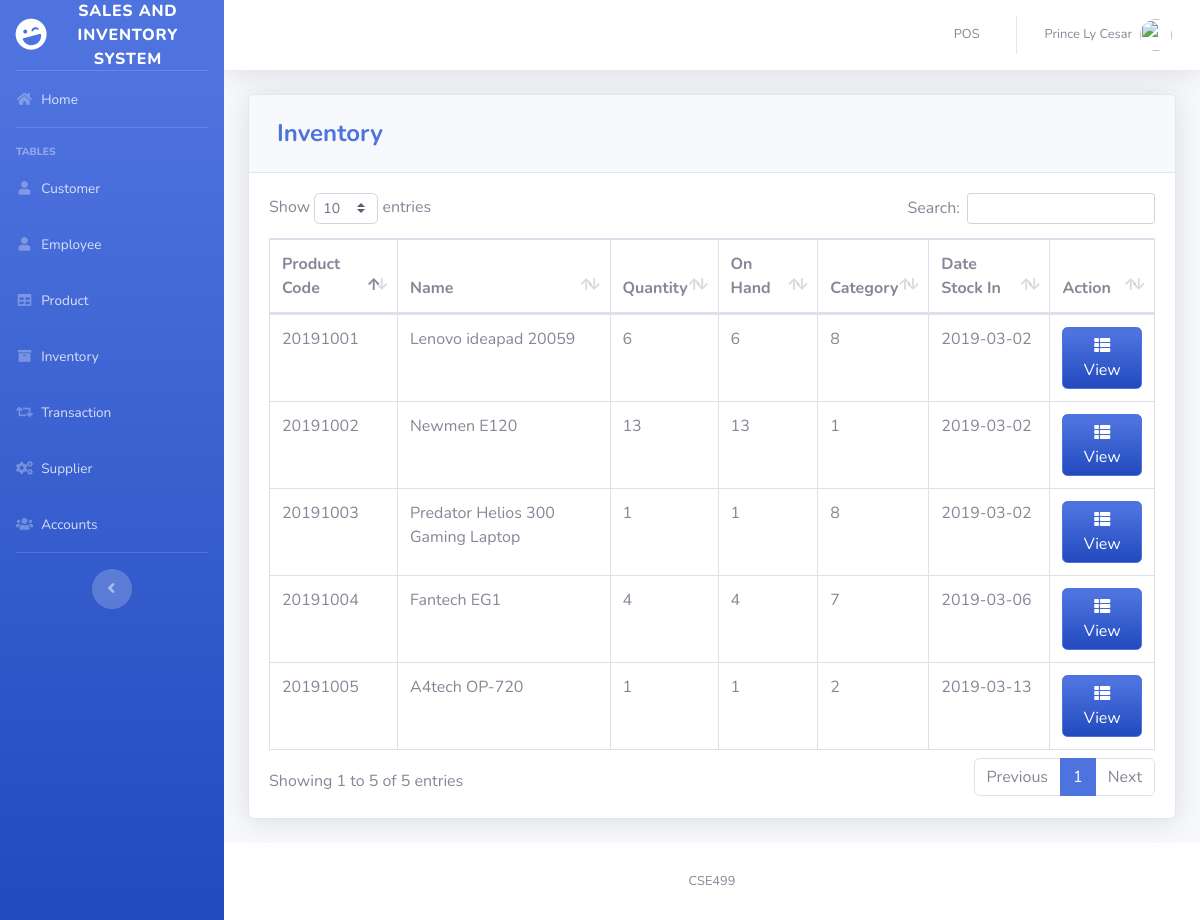
Page /pages/inventory.php (signed in) on the earlier database version.
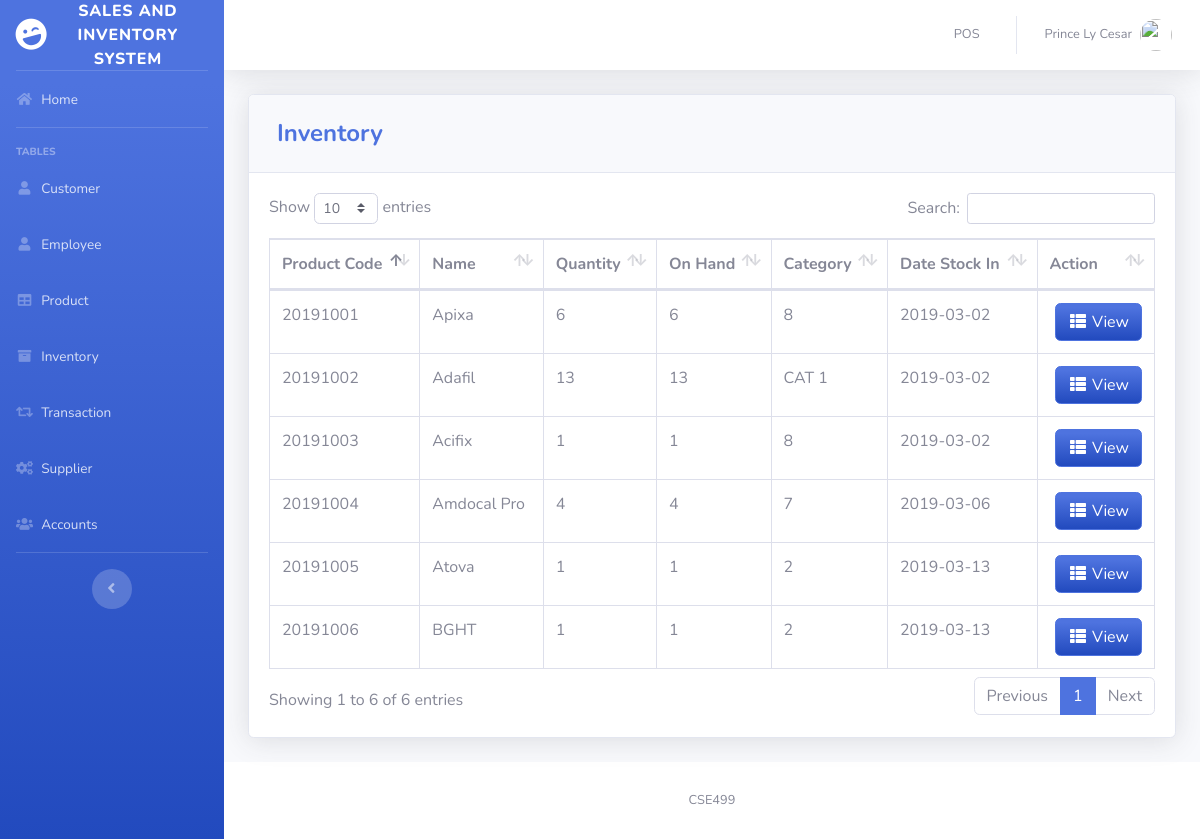
Same page on the later database version.
### tables this page shows
CREATE TABLE `product` (
  `PRODUCT_ID` int(11) NOT NULL,
  `PRODUCT_CODE` varchar(20) NOT NULL,
  `NAME` varchar(50) DEFAULT NULL,
  `DESCRIPTION` varchar(250) NOT NULL,
  `QTY_STOCK` int(50) DEFAULT NULL,
  `ON_HAND` int(250) NOT NULL,
  `PRICE` int(50) DEFAULT NULL,
  `CATEGORY_ID` int(11) DEFAULT NULL,
  `SUPPLIER_ID` int(11) DEFAULT NULL,
  `DATE_STOCK_IN` varchar(50) NOT NULL
);

CREATE TABLE `category` (
  `CATEGORY_ID` int(11) NOT NULL,
  `CNAME` varchar(50) DEFAULT NULL
);

### pages/inventory.php (the view, shortened to what this page needs)
<?php
include'../includes/connection.php';
include'../includes/sidebar.php';
?>
            <div class="card shadow mb-4">
            <div class="card-header py-3">
              <h4 class="m-2 font-weight-bold text-primary">Inventory</h4>
            </div>
            <div class="card-body">
              <div class="table-responsive">
                <table class="table table-bordered" id="dataTable" width="100%" cellspacing="0">
               <thead>
                   <tr>
                     <th>Product Code</th>
                     <th>Name</th>
                     <th>Quantity</th>
                     <th>On Hand</th>
                     <th>Category</th>
                     <th>Date Stock In</th>
                     <th>Action</th>
                   </tr>
               </thead>
          <tbody>
<?php
    $query = 'SELECT PRODUCT_ID, PRODUCT_CODE, NAME, COUNT(`QTY_STOCK`) AS "QTY_STOCK", COUNT(`ON_HAND`) AS "ON_HAND", CNAME, DATE_STOCK_IN FROM product p join category c on p.CATEGORY_ID=c.CATEGORY_ID GROUP BY PRODUCT_CODE';
        $result = mysqli_query($db, $query) or die (mysqli_error($db));
            while ($row = mysqli_fetch_assoc($result)) {
                echo '<tr>';
                echo '<td>'. $row['PRODUCT_CODE'].'</td>';
                echo '<td>'. $row['NAME'].'</td>';
                echo '<td>'. $row['QTY_STOCK'].'</td>';
                echo '<td>'. $row['ON_HAND'].'</td>';
                echo '<td>'. $row['CNAME'].'</td>';
                echo '<td>'. $row['DATE_STOCK_IN'].'</td>';
                      echo '<td align="right">
                              <a type="button" class="btn btn-primary bg-gradient-primary" href="inv_searchfrm.php?action=edit & id='.$row['PRODUCT_CODE'] . '"><i class="fas fa-fw fa-th-list"></i> View</a>
                          </div> </td>';
                        }
?>
                        </div>
                    </div>
<?php
include'../includes/footer.php';
?>

### includes/sidebar.php (shortened to what this page needs)
<!DOCTYPE html>
<html lang="en">
<head>
  <link href="../vendor/fontawesome-free/css/all.min.css" rel="stylesheet" type="text/css">
  <link href="../css/sb-admin-2.min.css" rel="stylesheet">
  <link href="../vendor/datatables/dataTables.bootstrap4.min.css" rel="stylesheet">
</head>
<body id="page-top">
  <div id="wrapper">
    <ul class="navbar-nav bg-gradient-primary sidebar sidebar-dark accordion" id="accordionSidebar">
      <a class="sidebar-brand d-flex align-items-center justify-content-center" href="index.php">
        <div class="sidebar-brand-icon rotate-n-15">
          <i class="fas fa-laugh-wink"></i>
        </div>
        <div class="sidebar-brand-text mx-3">Sales and Inventory System</div>
      </a>
      <hr class="sidebar-divider my-0">
      <li class="nav-item">
        <a class="nav-link" href="index.php">
          <i class="fas fa-fw fa-home"></i>
          <span>Home</span></a>
      </li>
      <hr class="sidebar-divider">
      <div class="sidebar-heading">
        Tables
      </div>
      <li class="nav-item">
        <a class="nav-link" href="customer.php">
          <i class="fas fa-fw fa-user"></i>
          <span>Customer</span></a>
      </li>
      <li class="nav-item">
        <a class="nav-link" href="employee.php">
          <i class="fas fa-fw fa-user"></i>
          <span>Employee</span></a>
      </li>
      <li class="nav-item">
        <a class="nav-link" href="product.php">
          <i class="fas fa-fw fa-table"></i>
          <span>Product</span></a>
      </li>
      <li class="nav-item">
        <a class="nav-link" href="inventory.php">
          <i class="fas fa-fw fa-archive"></i>
          <span>Inventory</span></a>
      </li>
      <li class="nav-item">
        <a class="nav-link" href="transaction.php">
          <i class="fas fa-fw fa-retweet"></i>
          <span>Transaction</span></a>
      </li>
      <li class="nav-item">
        <a class="nav-link" href="supplier.php">
          <i class="fas fa-fw fa-cogs"></i>
          <span>Supplier</span></a>
      </li>
      <li class="nav-item">
        <a class="nav-link" href="user.php">
          <i class="fas fa-fw fa-users"></i>
          <span>Accounts</span></a>
      </li>
      <hr class="sidebar-divider d-none d-md-block">
      <div class="text-center d-none d-md-inline">
        <button class="rounded-circle border-0" id="sidebarToggle"></button>
      </div>
    </ul>
    <?php include_once 'topbar.php'; ?>

### includes/topbar.php (shortened to what this page needs)
<div id="content-wrapper" class="d-flex flex-column">
  <div id="content">
    <nav class="navbar navbar-expand navbar-light bg-white topbar mb-4 static-top shadow">
      <ul class="navbar-nav ml-auto">
        <li class="nav-item dropdown no-arrow">
          <a class="nav-link" href="pos.php" role="button">
            <span class="mr-2 d-none d-lg-inline text-gray-600 small">POS</span>
          </a>
        </li>
        <li class="nav-item dropdown no-arrow">
          <a class="nav-link dropdown-toggle" href="#" id="userDropdown" role="button" data-toggle="dropdown" aria-haspopup="true" aria-expanded="false">
            <span class="mr-2 d-none d-lg-inline text-gray-600 small"><?php echo  $_SESSION['FIRST_NAME']. ' '.$_SESSION['LAST_NAME'] ;?></span>
            <img class="img-profile rounded-circle"
            <?php
              if($_SESSION['GENDER']=='Male'){
                echo 'src="https://encrypted-tbn0.gstatic.com/images?q=tbn:ANd9GcTS0rikanm-OEchWDtCAWQ_s1hQq1nOlQUeJr242AdtgqcdEgm0Dg"';
              }else{
                echo 'src="https://encrypted-tbn0.gstatic.com/images?q=tbn:ANd9GcSNngF0RFPjyGl4ybo78-XYxxeap88Nvsyj1_txm6L4eheH8ZBu"';
              }
            ?>>
          </a>
        </li>
      </ul>
    </nav>
    <div class="container-fluid">

### includes/footer.php (shortened to what this page needs)
      <footer class="sticky-footer bg-white">
        <div class="container my-auto">
          <div class="copyright text-center my-auto">
              <span>CSE499</span>
          </div>
        </div>
      </footer>
</body>
</html>

Differences in the rows shown:
changed product: NAME "Lenovo ideapad 20059" → "Apixa"
changed product: NAME "Newmen E120" → "Adafil"; CATEGORY_ID.CNAME "1" → "CAT 1"
changed product: NAME "Predator Helios 300 Gaming Laptop" → "Acifix"
changed product: NAME "Fantech EG1" → "Amdocal Pro"
changed product: NAME "A4tech OP-720" → "Atova"
added product: PRODUCT_CODE "20191006", NAME "BGHT", QTY_STOCK "1", ON_HAND "1", CATEGORY_ID.CNAME "2", DATE_STOCK_IN "2019-03-13"
Other differences:
text written by a page script: "Show entries Search: Showing 1 to 5 of 5 entries Previous 1 Next" → "Show entries Search: Showing 1 to 6 of 6 entries Previous 1 Next"
